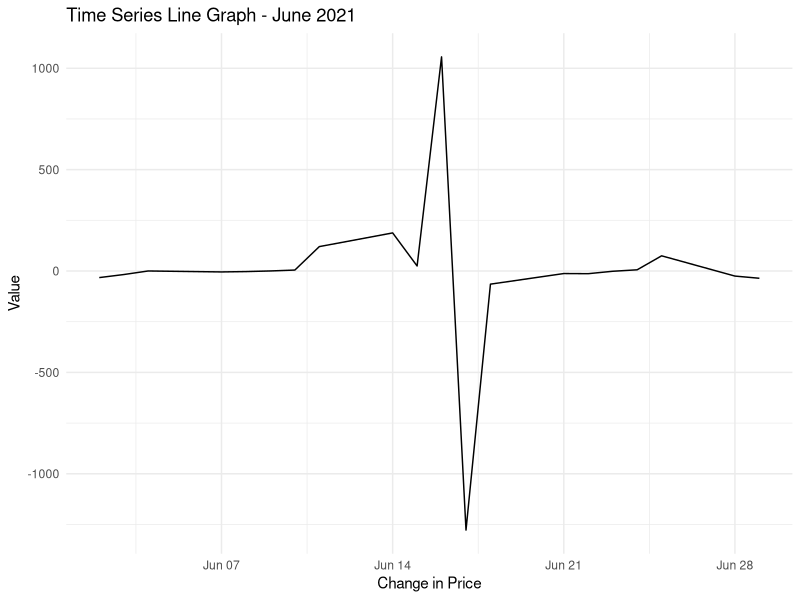
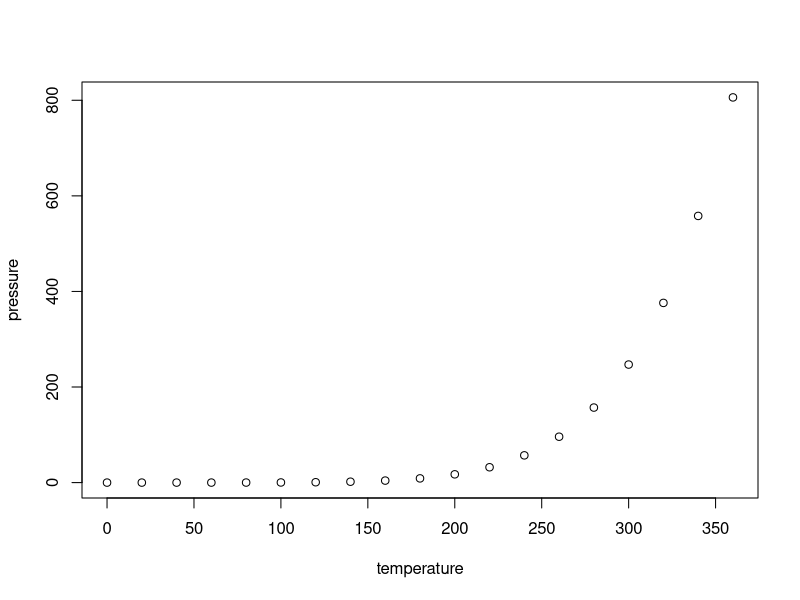

R code for these plots, in order:
## ---- chunk 1
knitr::opts_chunk$set(echo = TRUE)

library(readxl)
library(dplyr)
library(ggplot2)
## ---- chunk 2

weather_data <- read.csv ("./Data/weather_dataset.csv")


## ---- chunk 3

data_2014 <- read_excel ("./Data/ice_electric-2014final.xls")

# Need to correct "Nepool MH Da LMP Peak" to "Nepool MH DA LMP Peak"
# Need to correct "NP 15 EZ..." to "NP15 EZ Gen..."
# Correct "Palo Verde" to "Palo Verde Peak"
# Change "SP-15 Gen DA LMP Peak" to "SP15 EZ Gen DA LMP Peak"
colnames(data_2014) <- gsub("\n", " ", colnames(data_2014))
colnames(data_2014) <- gsub("  ", " ", colnames(data_2014))

data_2014 <- data_2014 %>%
  mutate(`Price hub` = 
           ifelse(`Price hub` == "Nepool MH Da LMP Peak", "Nepool MH DA LMP Peak",
           ifelse(`Price hub` == "Indiana Hub RT Peak", "Indiana Rt Peak",
           ifelse(`Price hub` == "PJM-Wh Real Time Peak", "PJM WH Real Time Peak",
           ifelse(`Price hub` == "Mid Columbia Peak", "Mid C Peak",
           ifelse(`Price hub` == "PJM Wh Real Time Peak", "PJM WH Real Time Peak",
           ifelse(`Price hub` == "NP 15 EZ Gen DA LMP Peak", "NP15 EZ Gen DA LMP Peak",
           ifelse(`Price hub` == "Palo Verde", "Palo Verde Peak",
           ifelse(`Price hub` == "SP15 EZ Gen DA LMP Peak", "SP-15 Gen DA LMP Peak", `Price hub`)))))))))

data_2015 <- read_excel ("./Data/ice_electric-2015final.xls")
colnames(data_2015) <- gsub("\n", " ", colnames(data_2015))
colnames(data_2015) <- gsub("  ", " ", colnames(data_2015))
unique(c(colnames(data_2015)))
data_2015

data_2016 <- read_excel ("./Data/ice_electric-2016final.xls")
colnames(data_2016) <- gsub("\n", " ", colnames(data_2016))
colnames(data_2016) <- gsub("  ", " ", colnames(data_2016))
unique(c(colnames(data_2016)))
data_2016

data_2017 <- read_excel ("./Data/ice_electric-2017final.xlsx")
colnames(data_2017) <- gsub("\r\n", " ", colnames(data_2017))
colnames(data_2017) <- gsub("  ", " ", colnames(data_2017))
unique(c(colnames(data_2017)))
data_2017

data_2018 <- read_excel ("./Data/ice_electric-2018final.xlsx")
colnames(data_2018) <- gsub("\r\n", " ", colnames(data_2018))
colnames(data_2018) <- gsub("  ", " ", colnames(data_2018))
unique(c(colnames(data_2018)))
data_2018

data_2019 <- read_excel ("./Data/ice_electric-2019final.xlsx")
colnames(data_2019) <- gsub("\r\n", " ", colnames(data_2019))
colnames(data_2019) <- gsub("  ", " ", colnames(data_2019))
unique(c(colnames(data_2019)))
data_2019

data_2020 <- read_excel ("./Data/ice_electric-2020final.xlsx")
colnames(data_2020) <- gsub("\r\n", " ", colnames(data_2020))
colnames(data_2020) <- gsub("  ", " ", colnames(data_2020))
unique(c(colnames(data_2020)))
data_2020

data_2021 <- read_excel ("./Data/ice_electric-2021final.xlsx")
colnames(data_2021) <- gsub("\r\n", " ", colnames(data_2021))
colnames(data_2021) <- gsub("  ", " ", colnames(data_2021))
unique(c(colnames(data_2021)))
data_2021

data_2022 <- read_excel ("./Data/ice_electric-2022final.xlsx")
data_2022 <- select(data_2022, -'Trade date') # REMOVE COLUMN because it's bad
data_2022$'Trade date' <- data_2022$`Delivery start date` - 86400
data_2022 <- data_2022 %>% select(1, `Trade date`, everything()) # Make 'Trade date' the 2nd column like all the other datasets
colnames(data_2022) <- gsub("\r\n", " ", colnames(data_2022))
colnames(data_2022) <- gsub("  ", " ", colnames(data_2022))
unique(c(colnames(data_2022)))
data_2022

data_2023 <- read_excel ("./Data/ice_electric-2023final.xlsx")
colnames(data_2023) <- gsub("\r\n", " ", colnames(data_2023))
colnames(data_2023) <- gsub("  ", " ", colnames(data_2023))
unique(c(colnames(data_2023)))
data_2023

data_2024 <- read_excel ("./Data/ice_electric-2024.xlsx")
colnames(data_2024) <- gsub("\r\n", " ", colnames(data_2024))
colnames(data_2024) <- gsub("  ", " ", colnames(data_2024))
unique(c(colnames(data_2024)))
data_2024
## ---- chunk 4

# 8 Peaks (2014-2019):
#
# "ERCOT North 345KV Peak"  
# "Indiana Rt Peak"         
# "Mid C Peak"              
# "Nepool MH DA LMP Peak"   
# "NP15 EZ Gen DA LMP Peak"
# "Palo Verde Peak"         
# "PJM WH Real Time Peak"
# "SP-15 Gen DA LMP Peak"

unique(data_2014$`Price hub`)
unique(data_2015$`Price hub`) 
unique(data_2016$`Price hub`)
unique(data_2017$`Price hub`)
unique(data_2018$`Price hub`)
unique(data_2019$`Price hub`)

# 7 Peaks (2020-2024):

# Indiana Hub RT Peak
# Mid C Peak
# Nepool MH DA LMP Peak
# NP15 EZ Gen DA LMP Peak
# Palo Verde Peak
# PJM WH Real Time Peak
# SP15 EZ Gen DA LMP Peak
# 
# Missing is "ERCOT North 345KV Peak"

unique(data_2020$`Price hub`) # 7 Peaks
unique(data_2021$`Price hub`) # 7 Peaks
unique(data_2022$`Price hub`) # 7 Peaks
unique(data_2023$`Price hub`) # 7 Peaks
unique(data_2024$`Price hub`) # 7 Peaks
## ---- chunk 5

combined_data <- rbind(data_2014, data_2015, data_2016, data_2017, data_2018, data_2019, data_2020, data_2021, data_2022, data_2023, data_2024)
combined_data
## ---- chunk 6

# Plot the data

# Make sure the dates are in the correct format
combined_data$`Trade date` <- as.Date(combined_data$`Trade date`)

# Filter dataset for "Palo Verde Peak"
palo_verde_peak <- combined_data %>% filter(`Price hub` == 'Palo Verde Peak')

# Rearrange "Change" column from largest to smallest
palo_verde_peak %>% arrange(desc(Change))

# Look at top results
head(palo_verde_peak)
# Top 6 trade dates are:
# 2021-06-16
# 2020-08-17
# 2023-08-15
# 2022-09-05
# 2022-08-31	
# 2020-09-03

# Let's look at June 2021:
pvp_june_2021 <- palo_verde_peak %>%
  filter(`Trade date` > as.Date('2021-06-01') & `Trade date` < as.Date('2021-06-30'))
pvp_june_2021

ggplot(pvp_june_2021, aes(x = `Trade date`, y = Change)) +
  geom_line() +
  labs(title = "Time Series Line Graph - June 2021",
       x = "Change in Price",
       y = "Value") +
  theme_minimal()

# Let's look at August & September 2020:
pvp_aug_2020 <- palo_verde_peak %>%
  filter(`Trade date` > as.Date('2020-08-01') & `Trade date` < as.Date('2020-08-31'))
pvp_aug_2020

pvp_sept_2020 <- palo_verde_peak %>%
  filter(`Trade date` > as.Date('2020-09-01') & `Trade date` < as.Date('2020-09-30'))
pvp_sept_2020
## ---- chunk 7

# This showed me that there were hidden columns

unique(c(colnames(data_2014))) # "Delivery \nend date"
unique(c(colnames(data_2015))) # "Delivery \nend date"
unique(c(colnames(data_2016))) # "Delivery \nend date"
unique(c(colnames(data_2017))) # "Delivery \r\nend date"
unique(c(colnames(data_2018))) # "Delivery \r\nend date"
unique(c(colnames(data_2019))) # "Delivery \r\nend date"
unique(c(colnames(data_2020))) # "Delivery \r\nend date"
unique(c(colnames(data_2021))) # "Delivery \r\nend date"
unique(c(colnames(data_2022))) # "Delivery \r\nend date"
unique(c(colnames(data_2023))) # "Delivery \r\nend date"
unique(c(colnames(data_2024))) # "Delivery \r\nend date"
## ---- chunk 8
plot(pressure)
